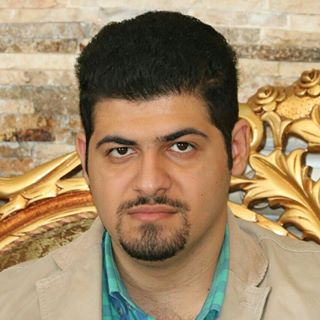
#> input picture watershed/omid.jpg, 320 x 320 px, found by its file name
$ python watershed.py
#> lines starting #> are read from the running program, lines starting #| are printed output that depends on the picture
import matplotlib.pyplot as plt


from skimage.color import rgb2gray
from skimage.filters import sobel
from skimage.segmentation import watershed
from skimage.segmentation import mark_boundaries
from skimage.util import img_as_float
from skimage.io import imread

img=imread('C:/Users/omid/OneDrive/Desktop/binaee/my program/watershed/omid.jpg')
#> img is the input picture: shape (320, 320, 3); mean R, G, B 162.3, 137.2, 103.9

img = img_as_float(img)
gradient = sobel(rgb2gray(img))
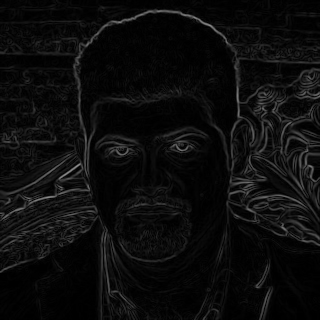
#> gradient: shape (320, 320) float64; min 0, max 0.564, mean 0.0495
segments_watershed = watershed(gradient, markers=250, compactness=0.001)
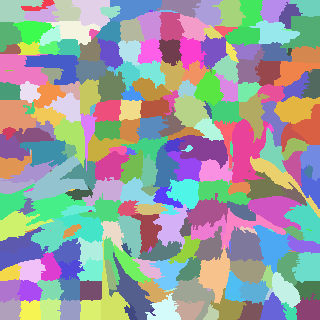
#> segments_watershed: shape (320, 320) int64; 256 distinct labels, from 1 to 256; one colour per label, 0 black

fig, ax = plt.subplots(nrows=2, sharex=True, sharey=True, figsize=(6, 8))
ax[0].imshow(img)
ax[0].set_title("Original image")
ax[1].imshow(mark_boundaries(img, segments_watershed))
ax[1].set_title('Watershed')

for a in ax.ravel():
    a.set_axis_off()

plt.tight_layout()
plt.show()
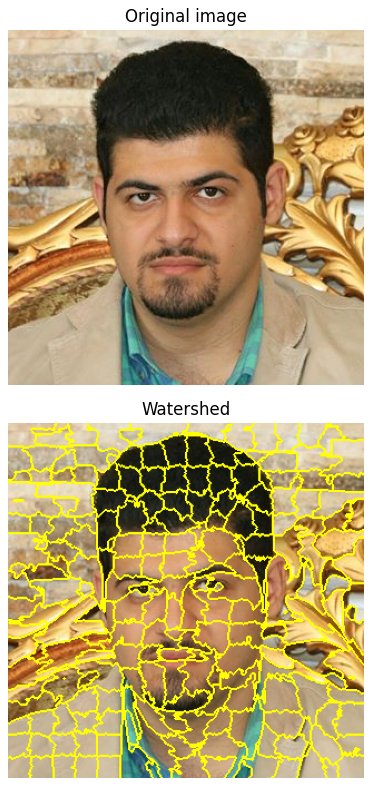
#> figure drawn by matplotlib, 2 panels
